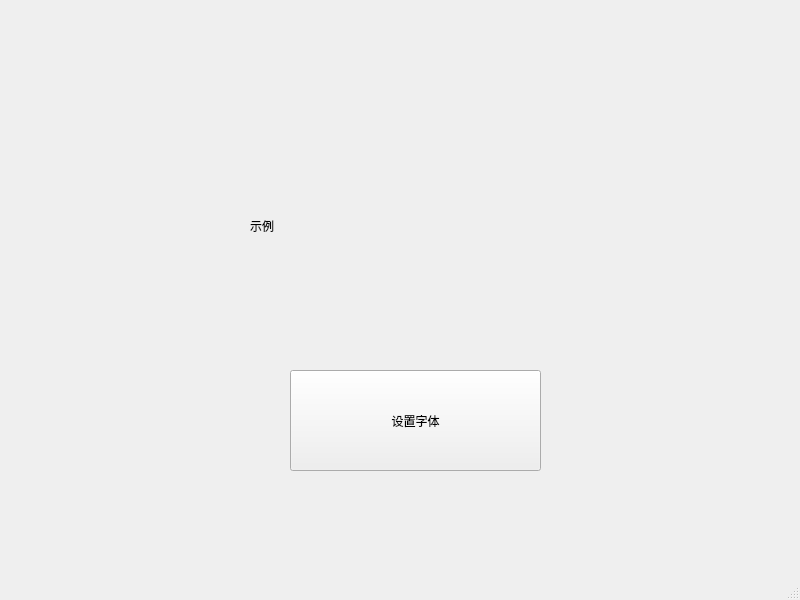
<?xml version="1.0" encoding="UTF-8"?>
<ui version="4.0">
 <class>MainWindow</class>
 <widget class="QMainWindow" name="MainWindow">
  <property name="geometry">
   <rect>
    <x>0</x>
    <y>0</y>
    <width>800</width>
    <height>600</height>
   </rect>
  </property>
  <property name="windowTitle">
   <string>MainWindow</string>
  </property>
  <widget class="QWidget" name="centralwidget">
   <widget class="QPushButton" name="pushButton">
    <property name="geometry">
     <rect>
      <x>290</x>
      <y>370</y>
      <width>251</width>
      <height>101</height>
     </rect>
    </property>
    <property name="text">
     <string>设置字体</string>
    </property>
   </widget>
   <widget class="QLabel" name="label">
    <property name="geometry">
     <rect>
      <x>250</x>
      <y>160</y>
      <width>381</width>
      <height>131</height>
     </rect>
    </property>
    <property name="text">
     <string>示例</string>
    </property>
   </widget>
  </widget>
  <widget class="QMenuBar" name="menubar">
   <property name="geometry">
    <rect>
     <x>0</x>
     <y>0</y>
     <width>800</width>
     <height>26</height>
    </rect>
   </property>
  </widget>
  <widget class="QStatusBar" name="statusbar"/>
 </widget>
 <resources/>
 <connections/>
</ui>
